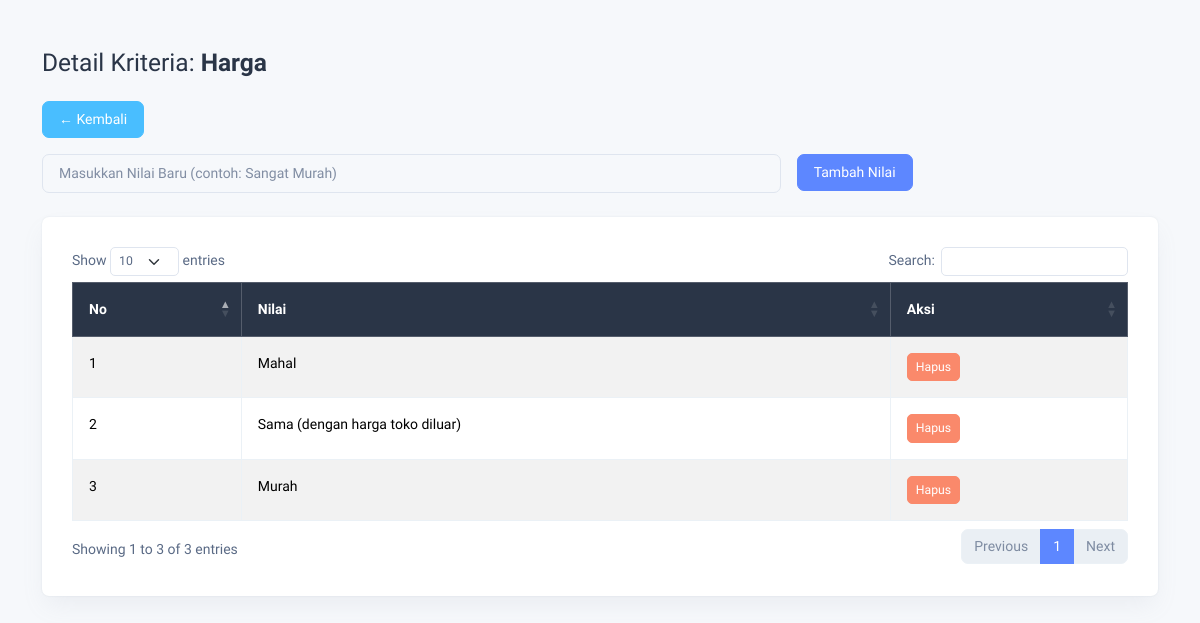
Screenshot of /frontend/view/detail_kriteria.php?id=1 (signed in) with the database file from the repository.
### tables this page shows
CREATE TABLE `kriteria` (
  `id_kriteria` int(11) NOT NULL,
  `nama_kriteria` varchar(50) DEFAULT NULL
);

CREATE TABLE `nilai_kriteria` (
  `id_nilai` int(11) NOT NULL,
  `id_kriteria` int(11) DEFAULT NULL,
  `nilai` varchar(50) DEFAULT NULL
);

### frontend/view/detail_kriteria.php (the view, shortened to what this page needs)
<?php
include '../database/config.php';
$id_kriteria = $_GET['id'];
$q_kriteria = mysqli_query($databaseConnection, "SELECT * FROM kriteria WHERE id_kriteria = $id_kriteria");
$kriteria = mysqli_fetch_assoc($q_kriteria);
$q_nilai = mysqli_query($databaseConnection, "SELECT * FROM nilai_kriteria WHERE id_kriteria = $id_kriteria");
?>
<!DOCTYPE html>
<html lang="en">
<head>
  <link rel="stylesheet" href="../assets/css/styles.min.css">
  <link rel="stylesheet" href="https://cdn.datatables.net/1.13.6/css/dataTables.bootstrap5.min.css">
</head>
<body>
<div class="container py-5">
  <h3 class="mb-4">Detail Kriteria: <strong><?= $kriteria['nama_kriteria'] ?></strong></h3>
  <a href="kriteria.php" class="btn btn-secondary mb-3">← Kembali</a>
  <form action="tambah_nilai.php" method="POST" class="row g-3 mb-4">
    <div class="col-md-8">
      <input type="text" name="nilai" class="form-control" placeholder="Masukkan Nilai Baru (contoh: Sangat Murah)" required>
    </div>
    <div class="col-md-4">
      <button type="submit" class="btn btn-primary">Tambah Nilai</button>
    </div>
  </form>
  <div class="card">
    <div class="card-body">
      <table id="tabel-nilai" class="table table-bordered table-striped">
        <thead class="table-dark">
          <tr>
            <th>No</th>
            <th>Nilai</th>
            <th>Aksi</th>
          </tr>
        </thead>
        <tbody>
          <?php
          $no = 1;
          while ($row = mysqli_fetch_assoc($q_nilai)) {
            echo "<tr>";
            echo "<td>{$no}</td>";
            echo "<td>{$row['nilai']}</td>";
            echo "<td><a href='hapus_nilai.php?id={$row['id_nilai']}&kriteria={$id_kriteria}' class='btn btn-sm btn-danger' onclick=\"return confirm('Yakin hapus nilai ini?')\">Hapus</a></td>";
            echo "</tr>";
            $no++;
          }
          ?>
        </tbody>
      </table>
    </div>
  </div>
</div>
</body>
</html>

### rows the page displays
kriteria: nama_kriteria "Harga"
nilai_kriteria: nilai "Mahal"
nilai_kriteria: nilai "Sama (dengan harga toko diluar)"
nilai_kriteria: nilai "Murah"
